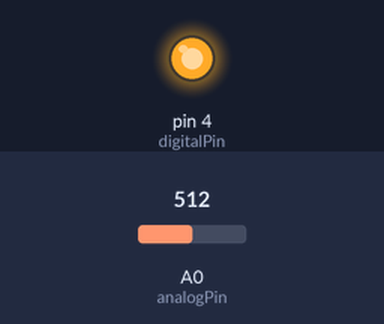
A sketch run on a simulated Arduino Uno, built with avr-gcc and run on an emulated ATmega328P. Shown: output pins drawn as LEDs (lit = HIGH). The test bench sets the inputs (shaded band); at power-on: A0 (analogPin) = 512.

Above: at 1.2 s.
1.3 s: A0 (analogPin) set to 586
2.8 s: A0 (analogPin) set to 615
At 3.1 s:
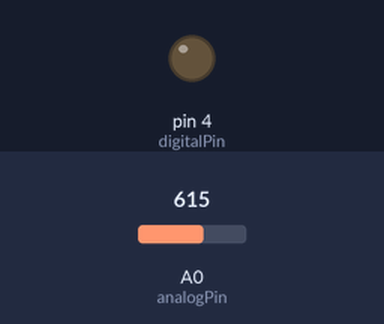
4.3 s: A0 (analogPin) set to 590
At 5.5 s:
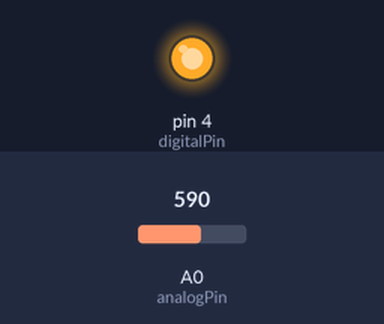
5.8 s: A0 (analogPin) set to 610
At 6.8 s:
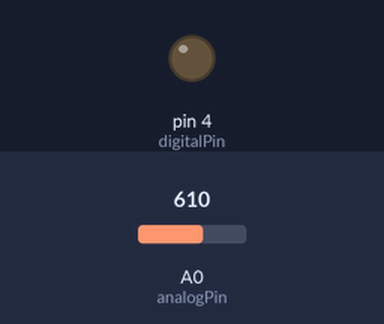
Timing chart, 0 to 8.3 s (numbered marks = the images above; inputs shaded):
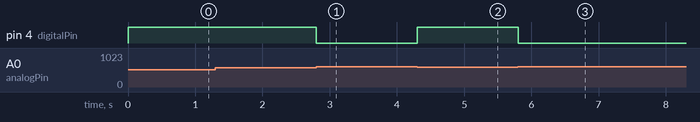

The sketch:

Projet14_decteteur_de_flamme.ino
```cpp
int digitalPin = 4;
int analogPin = A0;
int digitalVal;
int analogVal;
void setup() {
  // put your setup code here, to run once:
  pinMode(digitalPin, OUTPUT);
  digitalWrite(digitalPin, LOW);

}

void loop() {
  // put your main code here, to run repeatedly:
  analogVal = analogRead(analogPin);// lecture de l'interface analog
  if(analogVal<=600){// detection des flammes grace au capteur
    digitalWrite(digitalPin,HIGH);//La led s'all
  }else{
    digitalWrite(digitalPin, LOW);
  }
  delay(100);

}
```

Measured:
- the behaviour switches between 600 and 601 on A0 (analogPin) (found by bisection; images 0 and 1)
- after the input at 1.3 s, every drawn part: stays the same
- after the input at 2.8 s, pin 4 (digitalPin): HIGH → LOW at once
- after the input at 4.3 s, pin 4 (digitalPin): LOW → HIGH at once
- after the input at 5.8 s, pin 4 (digitalPin): HIGH → LOW at once
